Frame 1 (no input): blank canvas, image omitted
Frame 60 (the mouse pressed at the canvas centre just before this capture): blank canvas, image omitted
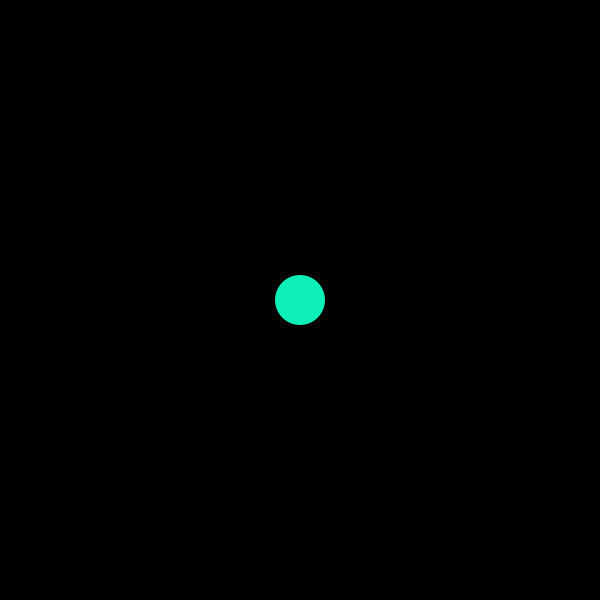
Frame 120 (the mouse held since frame 60 and released just before this capture)

The Processing sketch whose frames 1 and 60 were blank and that drew this single picture after the mouse press (run headless with seeded random() and noise(); from frame 60 on, the mouse is pressed at the canvas centre):

// Processing sketch: sketch_pong
// ── sketch_pong.pde
float speedX, speedY;
float ballX,ballY;
float r, g, b;
boolean isPlaying;

void setup(){
  size(600,600);
  speedX=random(-5,5);
  speedY=random(-5,5);
  ballX = width/2;
  ballY = height/2;
  
  isPlaying = true;
  
}

void draw(){
  if(isPlaying){ 
    background(0);
   //ball
    noStroke();
    fill(r,g,b);
    ellipse(ballX,ballY,50,50);
      
   //speed
    ballX += speedX;
    ballY += speedY;
    
   //mousePressed
    if(mousePressed){
      ballX = mouseX;
      ballY = mouseY;
      speedX=random(-5,5);
      speedY=random(-5,5);
      r = random(256);
      g = random(256);
      b = random(256);
    }
    
    
    //boundary detection
     if(ballX<0||ballX > width){
       speedX=speedX*(-1);}
     if(ballY<0||ballY > height){
       speedY=speedX*(-1);}
     
  }
}

void keyPressed(){
  isPlaying = ! isPlaying;
}
